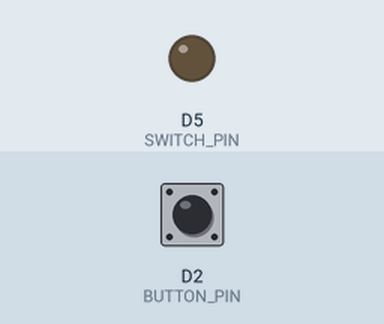
A program run on a simulated ESP8266 (Wemos D1 mini). Parts: output pins drawn as LEDs (lit = HIGH). Inputs (shaded band) come from the test bench; at power-on: D2 (BUTTON_PIN) HIGH. WiFi joins after 1.5 s; servers stay silent unless stated.

Above: at 2.7 s.
2.8 s: D2 (BUTTON_PIN) pulled LOW for 3.2 s
At 7.4 s:
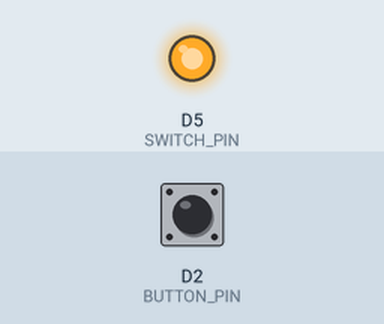
7.8 s: D2 (BUTTON_PIN) pulled LOW for 0.15 s
At 8.9 s:
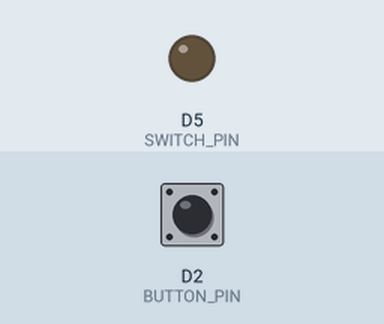
Timing chart, 0 to 10.8 s (numbered marks = the images above; inputs shaded):
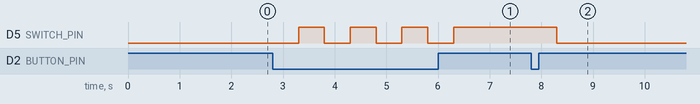

The program:

main.cpp
```cpp
#include <Arduino.h>
#include <ESP8266mDNS.h>

#define SWITCH_PIN D5
#define BUTTON_PIN D2

#include "lib/WiFiManager.h"
#include "ui.h"

#define DEVICE_NAME "night_lamp"

ESP8266WebServer httpServer(80);
WiFiManager wm;

bool disabled;

String current_state_to_json() {
    return "{"
           "\"enabled\": " +
           String(!disabled) +
           "}";
}

void restServerRouting() {
    httpServer.on("/state", HTTP_GET, []() {
        httpServer.sendHeader("Access-Control-Allow-Origin", "*");
        httpServer.send(200, F("application/json"), current_state_to_json());
    });

    httpServer.on("/enable", HTTP_POST, []() {
        httpServer.sendHeader("Access-Control-Allow-Origin", "*");
        disabled = false;
        httpServer.send(200, F("application/json"), current_state_to_json());
    });

    httpServer.on("/disable", HTTP_POST, []() {
        httpServer.sendHeader("Access-Control-Allow-Origin", "*");
        disabled = true;
        httpServer.send(200, F("application/json"), current_state_to_json());
    });

    httpServer.onNotFound([]() {
        httpServer.sendHeader("Access-Control-Allow-Origin", "*");
        httpServer.send(200, F("text/html; charset=utf-8"), mainPage);
    });

}

void configure_wlan() {
    wm.setTitle(DEVICE_NAME);

    WiFi.hostname(DEVICE_NAME);
    wm.setHostname(DEVICE_NAME);
    wm.setHttpPort(8080);

    WiFi.mode(WIFI_STA);
    wm.setCaptivePortalEnable(false);
    wm.setConfigPortalBlocking(false);

    if (wm.autoConnect(DEVICE_NAME)) {
        wm.startConfigPortal();
    }

    restServerRouting();
    httpServer.begin();

    MDNS.begin(DEVICE_NAME, WiFi.localIP());
}

void setup() {
    configure_wlan();

    pinMode(SWITCH_PIN, OUTPUT);
    pinMode(BUTTON_PIN, INPUT_PULLUP);
}

void loop() {
    wm.process();
    httpServer.handleClient();
    MDNS.update();

    if (!digitalRead(BUTTON_PIN)) {
        disabled = !disabled;
        delay(500);
    }

    digitalWrite(SWITCH_PIN, disabled);
}
```

ui.h
```cpp
const char mainPage[] PROGMEM = R"=====(
<!DOCTYPE html><html lang="en"><style>body,html{height:100%}body{display:flex;background-color:#eceff1}.container{text-align:center;width:85%;margin:auto}.red-button{appearance:none;backface-visibility:hidden;background-color:#f44336;border-radius:8px;border-style:none;box-shadow:rgba(39,174,96,.15) 0 4px 9px;box-sizing:border-box;color:#fff;cursor:pointer;display:inline-block;font-family:Inter,-apple-system,system-ui,"Segoe UI",Helvetica,Arial,sans-serif;font-size:16px;font-weight:600;letter-spacing:normal;line-height:1.5;outline:0;overflow:hidden;padding:13px 20px;position:relative;text-align:center;text-decoration:none;transform:translate3d(0,0,0);transition:all .3s;user-select:none;-webkit-user-select:none;touch-action:manipulation;vertical-align:top;white-space:nowrap}.red-button:hover{background-color:#d32f2f;opacity:1;transform:translateY(0);transition-duration:.35s}.red-button:active{transform:translateY(2px);transition-duration:.35s}.red-button:hover{box-shadow:rgba(39,174,96,.2) 0 6px 12px}.green-button{appearance:none;backface-visibility:hidden;background-color:#27ae60;border-radius:8px;border-style:none;box-shadow:rgba(39,174,96,.15) 0 4px 9px;box-sizing:border-box;color:#fff;cursor:pointer;display:inline-block;font-family:Inter,-apple-system,system-ui,"Segoe UI",Helvetica,Arial,sans-serif;font-size:16px;font-weight:600;letter-spacing:normal;line-height:1.5;outline:0;overflow:hidden;padding:13px 20px;position:relative;text-align:center;text-decoration:none;transform:translate3d(0,0,0);transition:all .3s;user-select:none;-webkit-user-select:none;touch-action:manipulation;vertical-align:top;white-space:nowrap}.green-button:hover{background-color:#1e8449;opacity:1;transform:translateY(0);transition-duration:.35s}.green-button:active{transform:translateY(2px);transition-duration:.35s}.green-button:hover{box-shadow:rgba(39,174,96,.2) 0 6px 12px}.current-state-text-container{flex-direction:column;font-family:Courier,monospace;letter-spacing:2px;text-align:center;display:flex;justify-content:center;padding-bottom:5%}.current-state-text{font-size:350%;padding-bottom:2%}</style><head><meta charset="UTF-8"><title>Night Lamp</title></head><body><div class="container"><button class="red-button" id="toggleButton" role="button">DISABLE LAMP</button></div><script>let currentState=!1;const host="";let toggleButton=document.getElementById("toggleButton");toggleButton.onclick=(()=>{currentState&&fetch(host+"/disable",{method:"POST"}),currentState||fetch(host+"/enable",{method:"POST"})}),setInterval(function(){fetch(host+"/state").then(t=>t.json()).then(t=>{currentState=t.enabled}).then(()=>{currentState&&(toggleButton.classList.remove("green-button"),toggleButton.classList.add("red-button"),toggleButton.textContent="DISABLE LAMP"),currentState||(toggleButton.classList.add("green-button"),toggleButton.classList.remove("red-button"),toggleButton.textContent="ENABLE LAMP")})},200);</script></body></html>)=====";
```

Measured:
- after the input at 2.8 s, D5 (SWITCH_PIN): alternates HIGH for 0.50 s and LOW for 0.50 s, 7 changes in all, then stays HIGH, starting after 0.50 s
- after the input at 7.8 s, D5 (SWITCH_PIN): HIGH → LOW after 0.50 s
